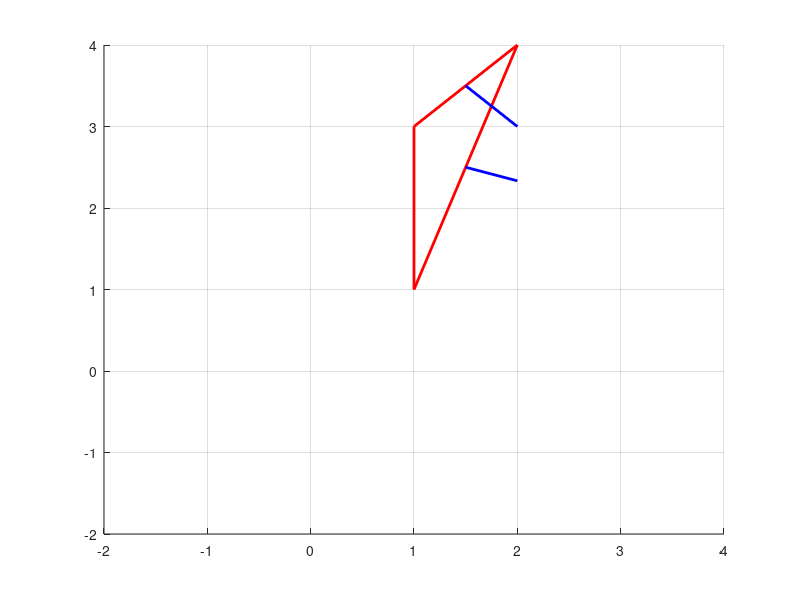

MATLAB code to generate this figure:
function perpendBisector()
points = [1    1    2;    1    3    4];
numPts = size(points,2);

figure; axis([-2 4 -2 4]); grid on; hold on;
for n = 1:numPts-1
    for m = (n+1):numPts
        a = points(:,n);    b = points(:,m);
        [c,d] = doPerpendBisector(a,b);
        plotIt(a,b,c,d);
    end
end
hold off;


function [c, d] = doPerpendBisector(a, b)
slope = (b(2)-a(2))/(b(1)-a(1));
inter = a(2) - (slope*a(1));

c(1) = (a(1)+b(1))/2; % choosing a point on x-axis away from the original to get a point for the perpendicular
c(2) = (a(2)+b(2))/2; 
d(1) = b(1);
d(2) = ((-(1/slope))*(d(1)-c(1))) + c(2);


function plotIt(a,b,c,d)
x1 = [a(1) b(1)];   y1 = [a(2) b(2)];
x2 = [c(1) d(1)];   y2 = [c(2) d(2)];
line(x1,y1,'Color','r','LineWidth',2);
line(x2,y2,'Color','b','LineWidth',2);
